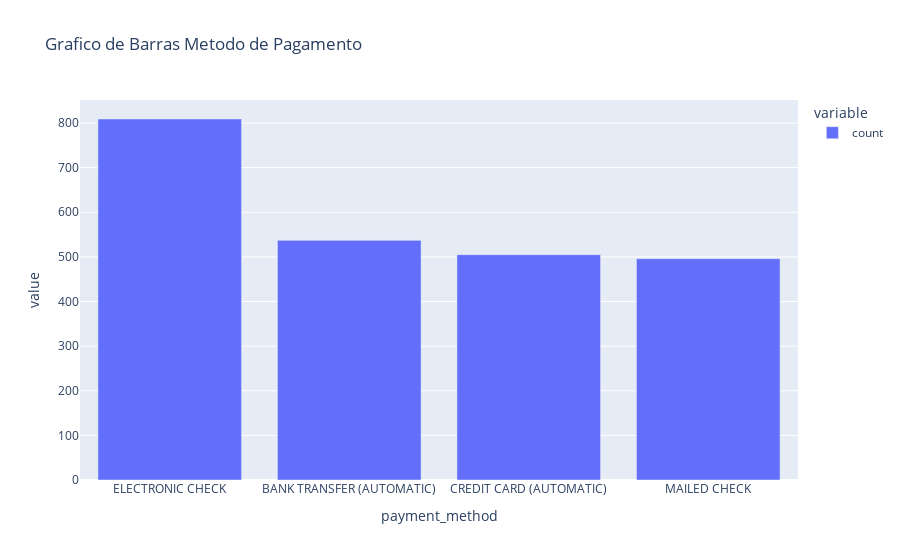

Notebook source saved alongside this figure:
### Code cell
contagem_pagamento = df['payment_method'].value_counts()
fig2 = px.bar(contagem_pagamento,title='Grafico de Barras Metodo de Pagamento')
fig2.show()

### Figure 1 — Plotly figure (JSON) as saved in the notebook; plotly's stock layout.template omitted (floating-point values rounded to 4 significant figures)
{"data": [{"hovertemplate": "variable=count<br>payment_method=%{x}<br>value=%{y}<extra></extra>", "legendgroup": "count", "marker": {"color": "#636efa", "pattern": {"shape": ""}}, "name": "count", "orientation": "v", "showlegend": true, "textposition": "auto", "type": "bar", "x": ["ELECTRONIC CHECK", "BANK TRANSFER (AUTOMATIC)", "CREDIT CARD (AUTOMATIC)", "MAILED CHECK"], "xaxis": "x", "y": [809, 537, 505, 496], "yaxis": "y"}], "layout": {"barmode": "relative", "legend": {"title": {"text": "variable"}, "tracegroupgap": 0}, "title": {"text": "Grafico de Barras Metodo de Pagamento"}, "xaxis": {"anchor": "y", "domain": [0, 1], "title": {"text": "payment_method"}}, "yaxis": {"anchor": "x", "domain": [0, 1], "title": {"text": "value"}}}}
